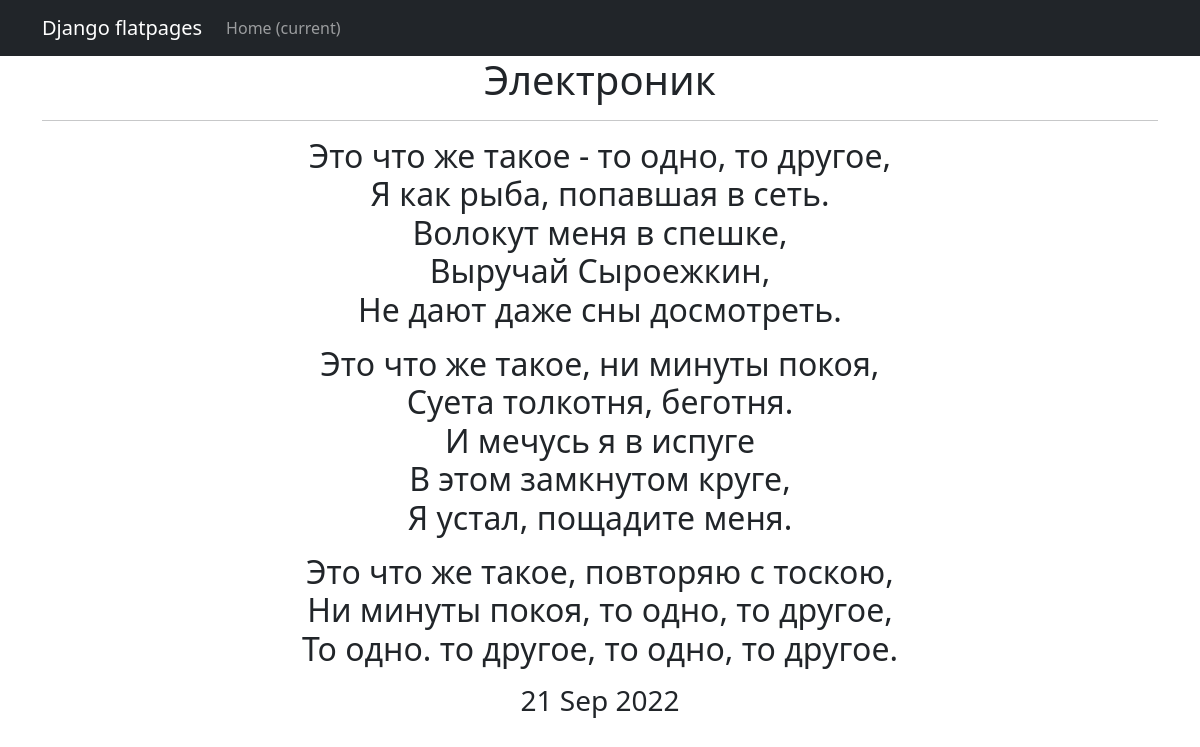
/news/6, run on the app's committed database.
### NewsPortal/models.py (models this page shows, shortened)
class Post(models.Model):
    post_author = models.ForeignKey(Author, on_delete=models.CASCADE)
    post_type = models.CharField(max_length=20, choices=CHOICES, default='news')
    post_time = models.DateTimeField(auto_now_add=True)
    post_categories = models.ManyToManyField(Category, through='PostCategory')
    post_title = models.CharField(max_length=50)
    post_text = models.TextField(blank=True)
    post_rating = models.IntegerField(default=0)

### NewsPortal/views.py (the view)
# urls.py: path('<int:pk>', NewsDetail.as_view()),
class NewsDetail(DetailView):
    model = Post
    template_name = 'new.html'
    context_object_name = 'new'

### NewsPortal/templatetags/custom_filters.py (called while the page is built)
@register.filter(name='censor')
def censor(value: str):
    if not isinstance(value, str):
        value = str(value)
    for word in re_findall(r'\b\S+\b', value):
        if word.lower() not in filth_list:
            continue
        regex = rf'(?=^|\S+){re_escape(word)}(?=\S+|$)'
        value = re_sub(regex, '*' * len(word), value)
    return value

### templates/new.html (shortened to what this page needs)
{% extends 'flatpages/default.html' %}
{% load custom_filters %}
{% block content %}
<h1>{{ new.post_title|title|censor }}</h1>
<hr>
<h2>{{ new.post_text|censor|linebreaks }}</h2>
<h3>{{ new.post_time|date:'d M Y' }}</h3>
{% endblock content %}

### data on the page
Post: post_title|censor "Электроник", post_text|censor "Это что же такое - то одно, то другое, Я как рыба, попавшая в сеть. Волокут меня в спешке, Выручай Сыроежкин, Не дают даже сны досмотреть. Это что же такое, ни минуты покоя, Суета толкотня, беготня. И мечусь я в испуге В этом замкнутом круге, Я устал, пощадите меня. Это что же такое, повторяю с тоскою, Ни минуты покоя, то одно, то другое, То одно. то другое, то одно, то другое.", post_time "21 Sep 2022"
